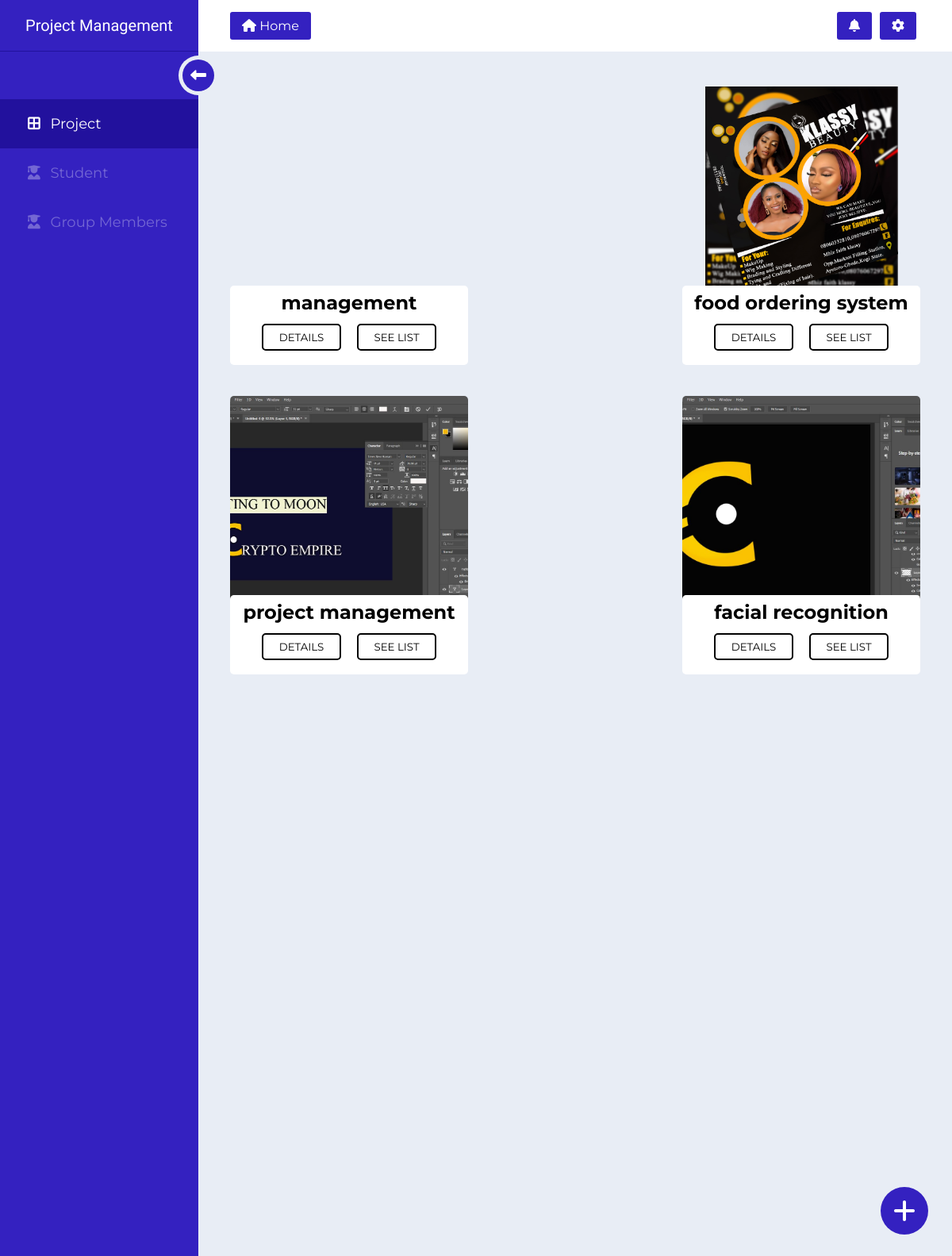
/projects/, run on the app's committed database.
### MilestoneApp/models.py (models this page shows, shortened)
class Project(models.Model):
    project_name = models.CharField(max_length=25, unique=True)
    project_detail = models.CharField(max_length=150)
    project_image = models.ImageField(upload_to='media')

### MilestoneApp/views.py (the view, shortened to what this page needs)
# urls.py: path('projects/', views.projects, name='projects'),
def projects(request):
    project_form = ProjectForm()
    projects = Project.objects.all().order_by('-id')
    response_data = {}
    return render(request, 'MilestoneApp/project.html', {'project_form': project_form, 'project_list': projects})

### templates/MilestoneApp/project.html (shortened to what this page needs)
{% extends 'MilestoneApp/index.html' %}
{% load static %}
{% block page_content %}
<div class="item_wrap">
  {% if project_list %}
    {% for project in project_list %}
      <div class="card" id="card{{ project.id }}">
        <div class="imgbox">
          <div class="img" style="background-image: url('{{ project.project_image.url }}');"></div>
        </div>
        <div class="content">
          <div class="group-content">
            <h2>{{ project.project_name }}</h2>
          </div>
          <div class="group-btn">
            <div class="middle">
              <button class="btn btn1 details">Details</button>
              <button class="btn btn1 list" value="{{ project.id }}">See List</button>
            </div>
          </div>
        </div>
      </div>
    {% endfor %}
  {% endif %}
  <div><p class="dummy-card">dummy-card</p></div>
  <div><p class="dummy-card">dummy-card</p></div>
  <div><p class="dummy-card">dummy-card</p></div>
</div>
<div class="add_card" onclick='popup()'>
  <div class="add_sign">
    <span class="plus_sign"><i class="fas fa-plus fa-2x"></i></span>
  </div>
</div>
{% endblock %}

### templates/MilestoneApp/index.html (shortened to what this page needs)
<!DOCTYPE html>
{% load static %}
<html lang="en" dir="ltr">
  <head>
    <link rel="stylesheet" href="{% static "css\main.css" %}">
    <link rel="stylesheet" href="{% static "css\card.css" %}">
    <link rel="stylesheet" href="{% static "css\popup.css" %}">
    <link rel="stylesheet" href="{% static "css\form.css" %}">
    <link rel="stylesheet" href="{% static "css\button.css" %}">
    <link rel="stylesheet" href="{% static "css\student.css" %}">
    <link rel="stylesheet" href="{% static "css\student-list.css" %}">
    <link rel="stylesheet" href="{% static "css\student-popup.css" %}">
    <link rel="stylesheet" href="{% static "css\popup-list.css" %}">
  </head>
  <body>
    <div class="wrapper">
      {% include 'MilestoneApp/components/header.html' %}
    	<div class="main_body">
        {% include 'MilestoneApp/components/sidebar.html' %}
  	    <div class="container">
          {% block page_content%}
          {% endblock %}
  	    </div>
    	</div>
    </div>
  </body>
</html>

### templates/MilestoneApp/components/header.html
<div class="top_navbar">
  <div class="logo">
    <a href="#">Project Management</a>
  </div>
  <div class="top_menu">
    <div class="home_link">
      <a href="#">
        <span class="icon"><i class="fas fa-home"></i></span>
        <span>Home</span>
      </a>
    </div>
    <div class="right_info">
      <div class="icon_wrap">
        <div class="icon">
          <i class="fas fa-bell"></i>
        </div>
      </div>
      <div class="icon_wrap">
        <div class="icon">
          <i class="fas fa-cog"></i>
        </div>
      </div>
    </div>
  </div>
</div>

### templates/MilestoneApp/components/sidebar.html (shortened to what this page needs)
<div class="sidebar_menu">
  <div class="inner__sidebar_menu">
    <ul>
      <li>
        <a href="{% url 'projects' %}" class="Projects">
          <span class="icon"><i class="fas fa-border-all"></i></span>
          <span class="list">Project</span>
        </a>
      </li>
      <li>
        <a href="{% url 'students' %}" class="Students">
          <span class="icon"><i class="fas fa-user-graduate"></i></span>
          <span class="list">Student</span>
        </a>
      </li>
      <li>
        <a href="{% url 'group_members' %}" class="Group_Members">
          <span class="icon"><i class="fas fa-user-graduate"></i></span>
          <span class="list">Group Members</span>
        </a>
      </li>
    </ul>
    <div class="hamburger">
      <div class="inner_hamburger">
          <span class="arrow">
              <i class="fas fa-long-arrow-alt-left"></i>
          </span>
      </div>
    </div>
  </div>
</div>

### static/css/main.css (style rules this page uses)
* { margin: 0; padding: 0; list-style: none; font-family: 'Montserrat', sans-serif; box-sizing: border-box; text-decoration: none; }
body { background: #e8edf5; width: 100%; height: 100%; }
.wrapper .top_navbar { width: 100%; height: 65px; display: flex; position: fixed; top: 0; z-index: 5; }
.wrapper .top_navbar .logo { width: 250px; height: 100%; background: #3421C0; border-bottom: 1px solid #22119d; }
.wrapper .top_navbar .logo a { display: block; text-align: center; font-family: 'Montserrat Subrayada', sans-serif; font-size: 20px; color: #fff; padding: 20px 0; }
.wrapper .top_navbar .top_menu { width: calc(100% - 250px); height: 100%; background: #fff; padding: 0 40px; display: flex; justify-content: space-between; align-items: center; }
.wrapper .top_navbar .top_menu .home_link a { display: block; background: #3421C0; color: #fff; padding: 8px 15px; border-radius: 3px; }
.wrapper .top_navbar .right_info { display: flex; }
.wrapper .top_navbar .right_info .icon_wrap { padding: 8px 15px; border-radius: 3px; background: #3421C0; color: #fff; margin: 0 5px; cursor: pointer; }
.main_body .sidebar_menu { position: fixed; top: 65px; left: 0; background: #3421C0; width: 250px; height: 100%; transition: all 0.3s linear; }
.main_body .sidebar_menu .inner__sidebar_menu { position: relative; padding-top: 60px; }
.main_body .sidebar_menu ul li a { color: #7467d3; font-size: 18px; padding: 20px 35px; display: block; white-space: nowrap; }
.main_body .sidebar_menu ul li a .icon { margin-right: 8px; }
.main_body .sidebar_menu ul li a span { display: inline-block; }
.main_body .sidebar_menu ul li a.active { background: #22119d; color: #fff; }
.main_body .sidebar_menu .hamburger { position: absolute; top: 5px; right: -25px; width: 50px; height: 50px; background: #e8edf5; border-radius: 50%; cursor: pointer; }
.main_body .sidebar_menu .inner_hamburger, .main_body .sidebar_menu .hamburger .arrow { position: absolute; top: 50%; left: 50%; transform: translate(-50%,-50%); }
.main_body .sidebar_menu .inner_hamburger { width: 40px; border-radius: 50%; height: 40px; background: #3421C0; }
.main_body .sidebar_menu .hamburger .arrow { color: #fff; font-size: 20px; }
.main_body .container { width: calc(100% - 250px); margin-top: 65px; margin-left: 250px; padding: 25px 40px; transition: all 0.3s linear; }

### static/css/card.css (style rules this page uses)
.main_body .container .item_wrap { display: flex; flex-flow: row wrap; justify-content: space-between; margin-bottom: 20px; }
.main_body .container .item_wrap .card { position: relative; margin-bottom: 20px; width: 300px; height: 370px; transition: 0.3s ease-out; }
.main_body .container .item_wrap .card .imgbox { position: relative; top: 0; left: 0; width: 100%; height: 100%; }
.card .imgbox .img { position: absolute; top: 0; left: 0; width: 100%; height: 80%; border-radius: 5px; display: block; background-repeat: no-repeat; background-position: center top; background-size: auto 95%; transition: 0.3s; }
.card .content { position: absolute; left: 0; bottom: 0; width: 100%; height: 100px; padding: 12px; border-radius: 5px; background: #fff; transition: all 0.5s cubic-bezier(.48, -0.28, 0.41, 1.4); box-sizing: border-box; overflow: hidden; }
.group-content { display: block; position: relative; top: 0; left: 0; transform: translateX(50%, 50%); }
.content .group-btn { display: block; position: absolute; top: 65%; left: 50%; transform: translate(-50%,-50%); transition: all 0.3s; }
.content .group-content h2 { margin-top: -5px; text-align: center; }
.container .add_card { position: fixed; display: flex; top: 90%; left: 95%; transform: translate(-50%,-50%); cursor: pointer; }
.container .add_card .add_sign, .container .add_card .add_sign .plus_sign { position: absolute; top: 50%; left: 50%; transform: translate(-50%,-50%); }
.container .add_card .add_sign { background-color: #3421C0; width: 60px; height: 60px; border-radius: 50%; transition: all 0.3s; }
.container .add_card .add_sign .plus_sign i { color: #fff; transition: all 0.3s; }

### static/css/popup.css (style rules this page uses)
* { margin: 0; padding: 0; box-sizing: border-box; }

### static/css/form.css (style rules this page uses)
* { padding: 0; margin: 0; box-sizing: border-box; }
.img { display: flex; justify-content: flex-end; align-items: center; }

### static/css/student.css (style rules this page uses)
* { margin: 0; padding: 0; box-sizing: border-box; list-style: none; }

### static/css/student-list.css (style rules this page uses)
* { margin: 0; padding: 0; box-sizing: border-box; list-style: none; }

### static/css/student-popup.css (style rules this page uses)
* { margin: 0; padding: 0; list-style: none; box-sizing: border-box; }

### static/css/popup-list.css (style rules this page uses)
* { margin: 0; padding: 0; box-sizing: border-box; }

### data on the page
Project: project_name "management", {{ project.id }} 166 (drawn)
Project: project_image (picture), project_name "food ordering system", {{ project.id }} 165 (drawn)
Project: project_image (picture), project_name "project management", {{ project.id }} 164 (drawn)
Project: project_image (picture), project_name "facial recognition", {{ project.id }} 163 (drawn)
